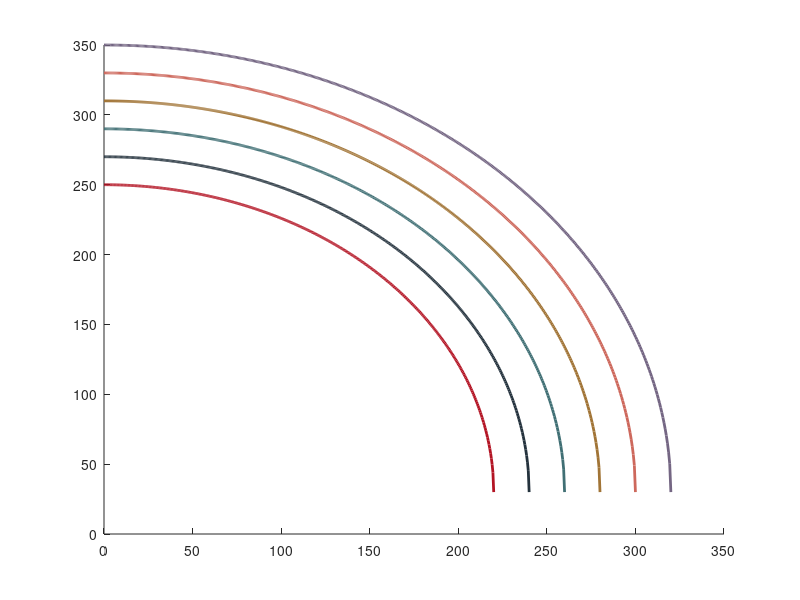

The MATLAB source for this figure: (Note: this script raises an error after producing the figure.)
% Compare overall clamp width against the rhombus diagonal s.
% All lengths are in mm. Ideal rigid links give w = sqrt(4*L^2-s^2)+2*e.
% The 160 and 260 mm lines mark the target wall-gap range.
% Output: rhombus_motion_anlyse.png in the current MATLAB folder.

clear; clc;

L = [110 120 130, 140, 150, 160];
e = 15;  % Horizontal offset from each hinge to its contact surface (mm)

ivory = [250 249 246]/255;
red   = [179 20 36]/255;
navy  = [36 50 61]/255;
teal  = [64 111 116]/255;
gold  = [161 116 54]/255;
grey  = [210 207 202]/255;
coral  = [205 104 92]/255;
plum   = [116 102 131]/255;

colors = [red; navy; teal; gold; coral; plum];

fig = figure('Color', ivory);
hold on;

for i = 1:numel(L)
    Lc = L(i);

    % Full ideal geometric range, including the limiting configurations
    s = linspace(0, 2*Lc, 500);

    % Overall width across the outer faces of both contact pads
    w = sqrt(max(0, 4*Lc^2 - s.^2)) + 2*e;

    plot(s, w, 'LineWidth', 2, ...
        'Color', colors(i,:), ...
        'DisplayName', sprintf('L_c = %d mm', Lc));
end

yline(160, '--', '160 mm', ...
    'Color', red, 'LineWidth', 1.5, ...
    'HandleVisibility', 'off');

yline(260, '--', '260 mm', ...
    'Color', red, 'LineWidth', 1.5, ...
    'HandleVisibility', 'off');

xlabel('Front-to-back spacing, s (mm)');
ylabel('Overall pad width, w (mm)');
title('w(s) = sqrt(4L_c^2 - s^2) + 2e');

xlim([0, 2*max(L)]);
lgd = legend('show', 'Location', 'best');
grid on;
box on;
hold off;

ax = gca;
set(ax, ...
    'Color', ivory, ...
    'XColor', navy, ...
    'YColor', navy, ...
    'GridColor', grey, ...
    'FontName', 'Arial');

set(get(ax, 'Title'), 'Color', navy);
set(get(ax, 'XLabel'), 'Color', navy);
set(get(ax, 'YLabel'), 'Color', navy);

set(lgd, ...
    'Color', ivory, ...
    'TextColor', navy, ...
    'EdgeColor', grey);

exportgraphics(fig, 'rhombus_motion_anlyse.png', 'Resolution', 300);
